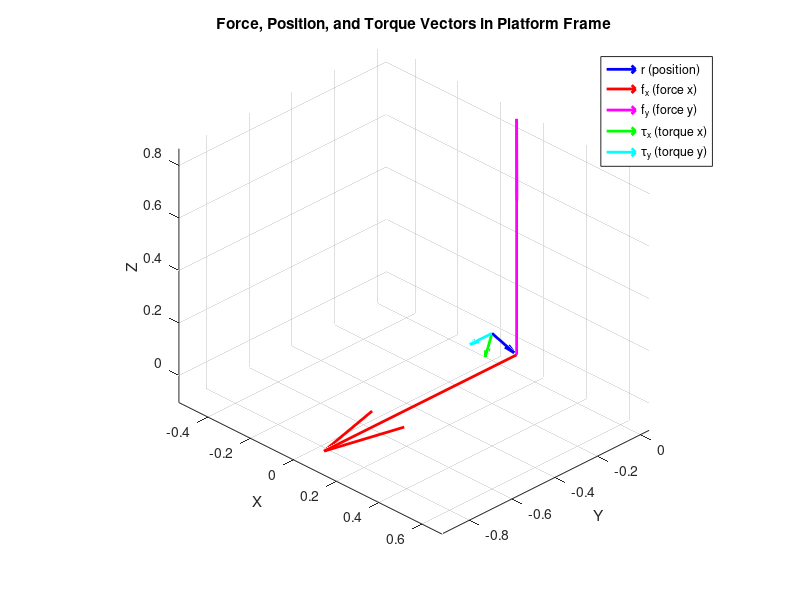

The MATLAB source for this figure:
%% parameters
clear;
H = 0.035;
platform_radius = 0.1;
floater_hight = 0.03;

Rz = @(th) [cos(th), -sin(th), 0; sin(th), cos(th), 0; 0, 0, 1];
Ry = @(th) [cos(th), 0, sin(th); 0, 1, 0; -sin(th), 0, cos(th)];
Rx = @(th) [1, 0, 0; 0, cos(th), -sin(th); 0, sin(th), cos(th)];

cross_matrix = @(a) [0, -a(3), a(2); a(3), 0, -a(1); -a(2), a(1), 0];

%% frame-platform to frame-mb0
R0 = Ry(deg2rad(-90)) * Rz(deg2rad(-90));
t0 = [(floater_hight * 0.5 + platform_radius); 0; -H];

T_mb0_2_platform = [R0, t0; 0, 0, 0, 1];

%% frame-platform to frame-mb1
R1 = Rz(deg2rad(-60)) * Ry(deg2rad(90)) * Rz(deg2rad(90));
t1 = [(floater_hight * 0.5 + platform_radius) * cos(pi/3*2); ...
(floater_hight * 0.5 + platform_radius) * sin(pi/3*2); -H];

T_mb1_2_platform = [R1, t1; 0, 0, 0, 1];

%% frame-platform to frame-mb2

R2 = Rz(deg2rad(60)) * Ry(deg2rad(90)) * Rz(deg2rad(90));
t2 = [(floater_hight * 0.5 + platform_radius) * cos(pi/3*4); ...
(floater_hight * 0.5 + platform_radius) * sin(pi/3*4); -H];

T_mb2_2_platform = [R2, t2; 0, 0, 0, 1];

%% calculate the torque in frame platform generated by force_x in mb0

% force in mb0 frame
f_x_fp = T_mb0_2_platform * [1 0 0 1]' - T_mb0_2_platform * [0 0 0 1]';
f_x_fp = f_x_fp(1:3);

f_y_fp = T_mb0_2_platform * [0 1 0 1]' - T_mb0_2_platform * [0 0 0 1]';
f_y_fp = f_y_fp(1:3);

r_fp = T_mb0_2_platform * [0 0 0 1]';
r_fp = r_fp(1:3);

torque_x_fp = cross(r_fp, f_x_fp);
torque_y_fp = cross(r_fp, f_y_fp);

%% 3D plot of force, position, and torque vectors
figure;
hold on; axis equal; grid on;
xlabel('X'); ylabel('Y'); zlabel('Z');
title('Force, Position, and Torque Vectors in Platform Frame');

% position vector (from origin)
quiver3(0, 0, 0, r_fp(1), r_fp(2), r_fp(3), 'b', 'LineWidth', 2, 'DisplayName', 'r (position)');

% force x vector (at position point)
quiver3(r_fp(1), r_fp(2), r_fp(3), ...
        f_x_fp(1), f_x_fp(2), f_x_fp(3), 'r', 'LineWidth', 2, 'DisplayName', 'f_x (force x)');

% force y vector (at position point)
quiver3(r_fp(1), r_fp(2), r_fp(3), ...
        f_y_fp(1), f_y_fp(2), f_y_fp(3), 'm', 'LineWidth', 2, 'DisplayName', 'f_y (force y)');

% torque x vector (from origin)
quiver3(0, 0, 0, torque_x_fp(1), torque_x_fp(2), torque_x_fp(3), 'g', 'LineWidth', 2, 'DisplayName', '\tau_x (torque x)');

% torque y vector (from origin)
quiver3(0, 0, 0, torque_y_fp(1), torque_y_fp(2), torque_y_fp(3), 'c', 'LineWidth', 2, 'DisplayName', '\tau_y (torque y)');

legend('Location', 'best');
view(45, 30);

%% mb0_fx, mb0_fy -> fx, fy, fz, tx, ty, tz

r0_fp = T_mb0_2_platform * [0 0 0 1]';

F0 = R0(:, 1:2);

T0 = cross_matrix(r0_fp) * R0;
T0 = T0(:, 1:2);

FT0 = [F0; T0];

%% mb1_fx, mb1_fy -> fx, fy, fz, tx, ty, tz

r1_fp = T_mb1_2_platform * [0 0 0 1]';

F1 = R1(:, 1:2);

T1 = cross_matrix(r1_fp) * R1;
T1 = T1(:, 1:2);

FT1 = [F1; T1];

%% mb2_fx, mb1_fy -> fx, fy, fz, tx, ty, tz

r2_fp = T_mb2_2_platform * [0 0 0 1]';

F2 = R2(:, 1:2);

T2 = cross_matrix(r2_fp) * R2;
T2 = T2(:, 1:2);

FT2 = [F2; T2];

% 局部坐标系到质心固连坐标系的转化
FT = [FT0 FT1 FT2];
